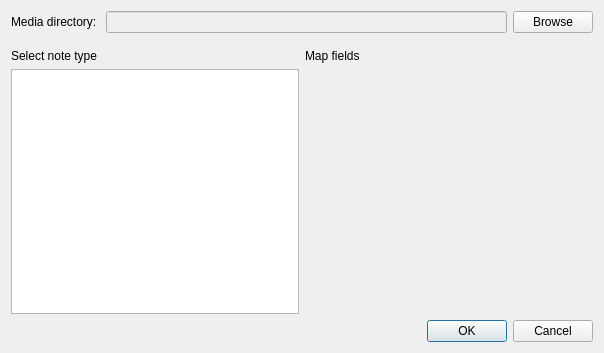
<?xml version="1.0" encoding="UTF-8"?>
<ui version="4.0">
 <class>Form</class>
 <widget class="QWidget" name="Form">
  <property name="geometry">
   <rect>
    <x>0</x>
    <y>0</y>
    <width>604</width>
    <height>353</height>
   </rect>
  </property>
  <property name="windowTitle">
   <string>Form</string>
  </property>
  <layout class="QVBoxLayout" name="verticalLayout">
   <item>
    <layout class="QHBoxLayout" name="horizontalLayout_2">
     <item>
      <widget class="QLabel" name="label_3">
       <property name="text">
        <string>Media directory: </string>
       </property>
      </widget>
     </item>
     <item>
      <widget class="QLineEdit" name="mediaDir">
       <property name="enabled">
        <bool>false</bool>
       </property>
      </widget>
     </item>
     <item>
      <widget class="QPushButton" name="browse">
       <property name="text">
        <string>Browse</string>
       </property>
      </widget>
     </item>
    </layout>
   </item>
   <item>
    <spacer name="verticalSpacer">
     <property name="orientation">
      <enum>Qt::Vertical</enum>
     </property>
     <property name="sizeType">
      <enum>QSizePolicy::Fixed</enum>
     </property>
     <property name="sizeHint" stdset="0">
      <size>
       <width>0</width>
       <height>10</height>
      </size>
     </property>
    </spacer>
   </item>
   <item>
    <layout class="QGridLayout" name="gridLayout">
     <item row="2" column="0">
      <widget class="QListWidget" name="modelList"/>
     </item>
     <item row="0" column="3">
      <widget class="QLabel" name="label_2">
       <property name="text">
        <string>Map fields</string>
       </property>
      </widget>
     </item>
     <item row="5" column="3">
      <widget class="QDialogButtonBox" name="buttonBox">
       <property name="standardButtons">
        <set>QDialogButtonBox::Cancel|QDialogButtonBox::Ok</set>
       </property>
      </widget>
     </item>
     <item row="2" column="3">
      <layout class="QGridLayout" name="fieldMapGrid"/>
     </item>
     <item row="0" column="0">
      <widget class="QLabel" name="label">
       <property name="text">
        <string>Select note type</string>
       </property>
      </widget>
     </item>
    </layout>
   </item>
  </layout>
 </widget>
 <resources/>
 <connections/>
</ui>
